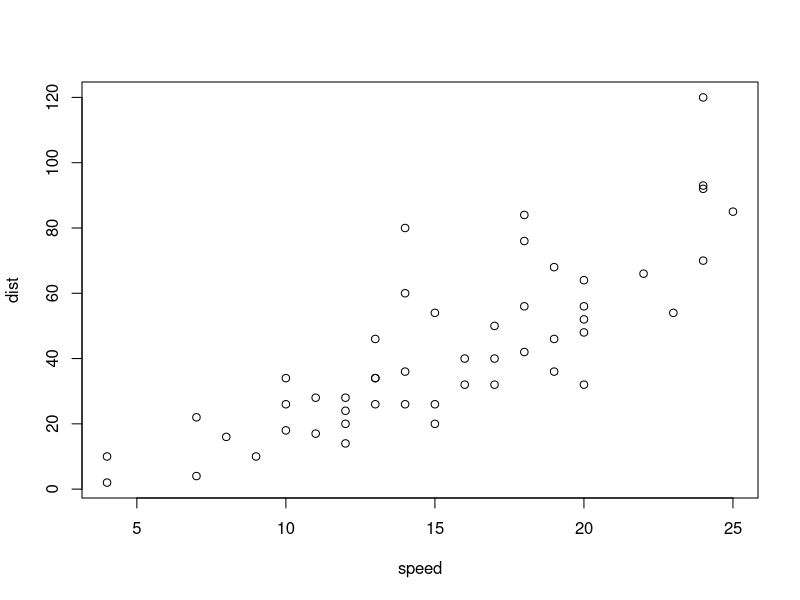
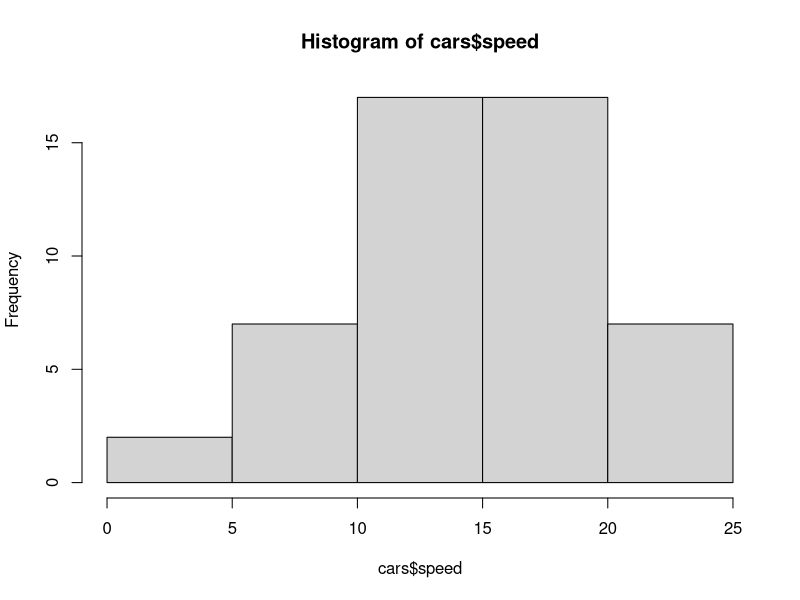
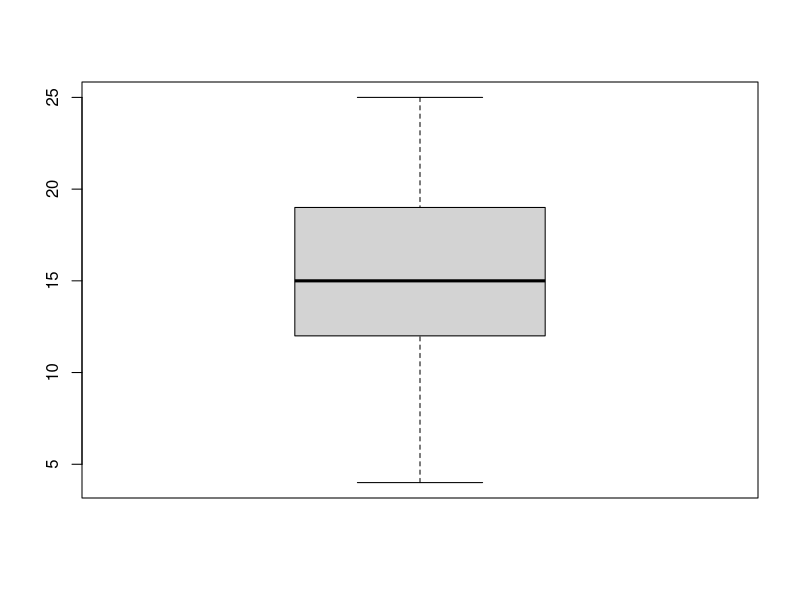

These figures' R source, in order:
## ---- chunk 1
data (cars)
str (cars)
summary (cars)
plot (cars)
## ---- chunk 2
hist(cars$speed)
boxplot(cars$speed)
